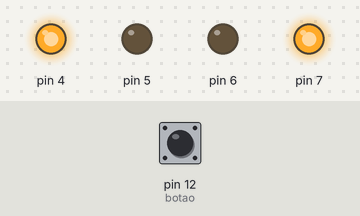
The sketch below on a simulated Arduino Uno, built with avr-gcc and run on an emulated ATmega328P. Shown: output pins drawn as LEDs (lit = HIGH). The inputs (shaded band) are chosen by the test bench; at power-on: pin 12 (botao) HIGH. Random numbers use the default seed unless the sketch sets one.

Above: at 1.1 s.
1.3 s: pin 12 (botao) pulled LOW for 0.15 s
At 1.3 s:
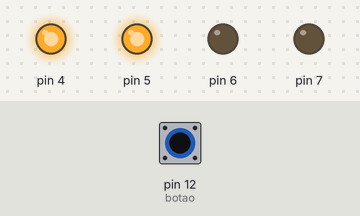
2.9 s: pin 12 (botao) pulled LOW for 1 s
At 5.15 s:
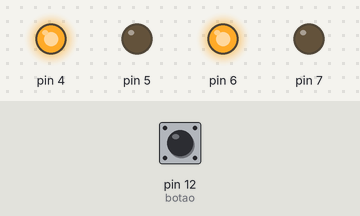
5.9 s: pin 12 (botao) pulled LOW for 3.2 s
At 7.5 s:
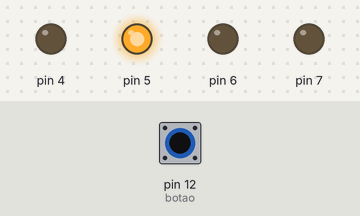
Timing chart, 0 to 10.2 s (numbered marks = the images above; inputs shaded):
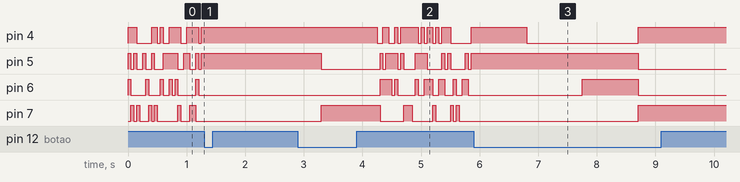

Measured:
- after the input at 1.3 s, every drawn part: stays the same
- after the input at 2.9 s, pin 7: LOW → HIGH after 0.40 s, → LOW 1.0 s later, → HIGH 0.40 s later, → LOW 0.15 s later, … (10 changes in this stretch)

The sketch:

Sorteador_de_N_meros.ino
```cpp
/*******************************************************************************
*
*    Projeto 58: Sorteio de 0 a 9 - display 7 segmentos - Arduino
*                 http://squids.com.br/arduino
*
*******************************************************************************/
byte displaySeteSeg[10][4] = {
 { 0,0,0,0 },  //DIGITO 0
 { 1,0,0,0 },  //DIGITO 1
 { 0,1,0,0 },  //DIGITO 2
 { 1,1,0,0 },  //DIGITO 3
 { 0,0,1,0 },  //DIGITO 4
 { 1,0,1,0 },  //DIGITO 5
 { 0,1,1,0 },  //DIGITO 6
 { 1,1,1,0 },  //DIGITO 7
 { 0,0,0,1 },  //DIGITO 8
 { 1,0,0,1 }  //DIGITO 9
};

byte botao=12;

void setup(){
  for (int i = 4; i < 8; i++)
  {
    pinMode(i, OUTPUT);
  }

  pinMode(botao, INPUT_PULLUP);
}

void loop() {

  //Geração de numero aleatorios de 0 a 9
  long n = random(0, 10);
  numero_display(n);
  delay(50);

   //Se o botão foi pressionado…
  if (!digitalRead(botao)) {
    delay(500);
    //O processo do arduino é interrompido e o display mostra o numero sorteado.
    while (digitalRead(botao)) {
      } // loop vazio faz com que o programa interropa o processo até sair da condição, ou seja, pressionar o botão
    delay(400); // Delays são usados para que de tempo para a informação do botão ser lida apenas uma vez.
  }
}

// função para mostrar número
void numero_display(int m) {

  for (int j = 4; j < 8; j++) {
    digitalWrite(j, displaySeteSeg[m][j-4]);
  }
}
```
